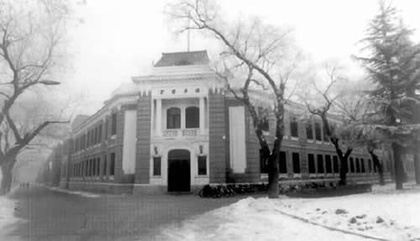
%> input picture hw2/Problem1/tsinghua.jpg, 420 x 241 px, shrunk from 500 x 287 before the run
$ octave problem1.m   (GNU Octave 9; MATLAB toolbox functions it lacks are replaced by stand-ins)
%> lines starting %> are read from the running program, lines starting %| are printed output that depends on the picture
### hw2/Problem1/gaussFilter.m
function h = gaussFilter(n1,n2,std)
%> called with n1 = 7, n2 = 7, std = 2
for i = 1 : n2
    for j = 1 : n1
        u = [j-(n1+1)/2 ;i-(n2+1)/2];
        h(i,j) = gauss(u,std);
    end
end
h = h / sum(h(:));
end

### hw2/Problem1/problem1.m
%%
%CS280 HW2 Problem 1
%Jiaying Shi
%shijy07@berkeley.edu
%%
clear all;
clc;
close all;
% IMG_FILE='photo.jpg';
IMG_FILE='tsinghua.jpg';
sigma=2;
hs=7;
hsize=[hs,hs];
gf=gaussFilter(hs,hs, sigma);

img=imread(IMG_FILE);
%> img is the input picture: size 241x420x3 uint8; min 0, max 255, mean 163.2
m=size(img,1);
%> m = 241
n=size(img,2);
%> n = 420

for c=1:3
    img_temp(:,:,c)=uint8(filter2(gf,img(:,:,c),'same'));
end
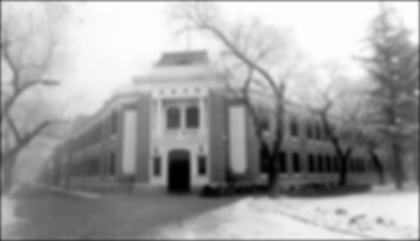
%> img_temp: size 241x420x3 uint8; min 1, max 254, mean 161.5
img_blur=img_temp;
img_diff=img-img_blur;
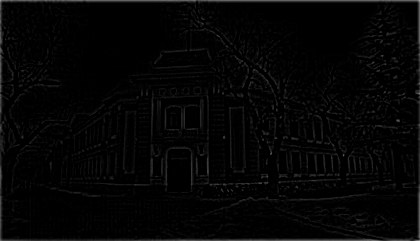
%> img_diff: size 241x420x3 uint8; min 0, max 159, mean 5
img_sharp=img_blur+2*img_diff;
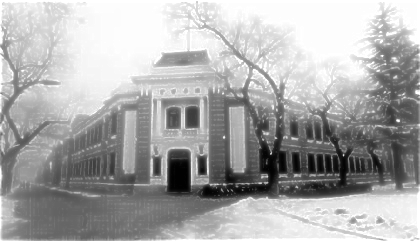
%> img_sharp: size 241x420x3 uint8; min 1, max 255, mean 170.4
figure;
subplot(2,2,1),imshow(img,[]),title('Original Image');
subplot(2,2,2), imshow(img_blur,[]),title('Blured Image');
subplot(2,2,3),imshow(img_diff*3,[]),title('Difference');
%> after `imshow(img_diff*3,[])`:
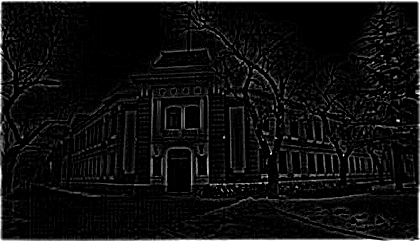
%> displayed picture: size 241x420x3, on the screen's scale of 0 to 255; min 0, max 255, mean 14.7
subplot(2,2,4), imshow(img_sharp,[]),title('Sharpened Image');
imwrite(img_blur,'blurttsinghua.jpg');
imwrite(img_sharp,'sharptsinghua.jpg');
imwrite(img_diff*4,'difftsinghua.jpg');
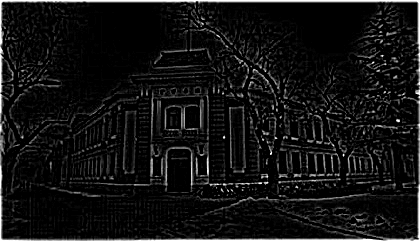
%> saved as difftsinghua.jpg: size 241x420x3 uint8; min 0, max 255, mean 18.8

$ run again, with hw2/Problem1/pekingall.jpg copied over hw2/Problem1/tsinghua.jpg
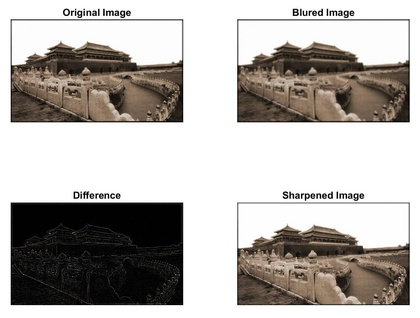
%> input picture hw2/Problem1/pekingall.jpg, 420 x 318 px, shrunk from 979 x 741 before the run
%> img is the input picture: size 318x420x3 uint8; mean R, G, B 179.8, 175.7, 171.8
%> after the loop `for c=1:3`:
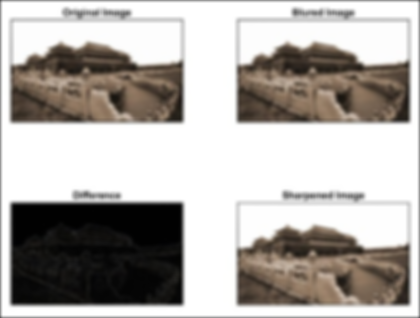
%> img_temp: size 318x420x3 uint8; mean R, G, B 178, 173.8, 169.9
%> `imwrite(img_diff*4,'difftsinghua.jpg');`:
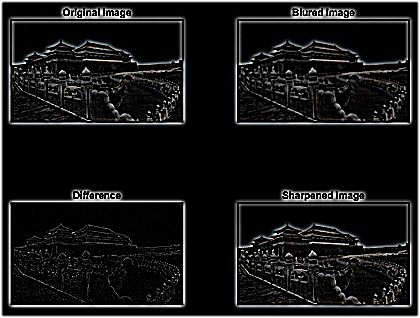
%> saved as difftsinghua.jpg: size 318x420x3 uint8; mean R, G, B 25.1, 25.1, 25.1
